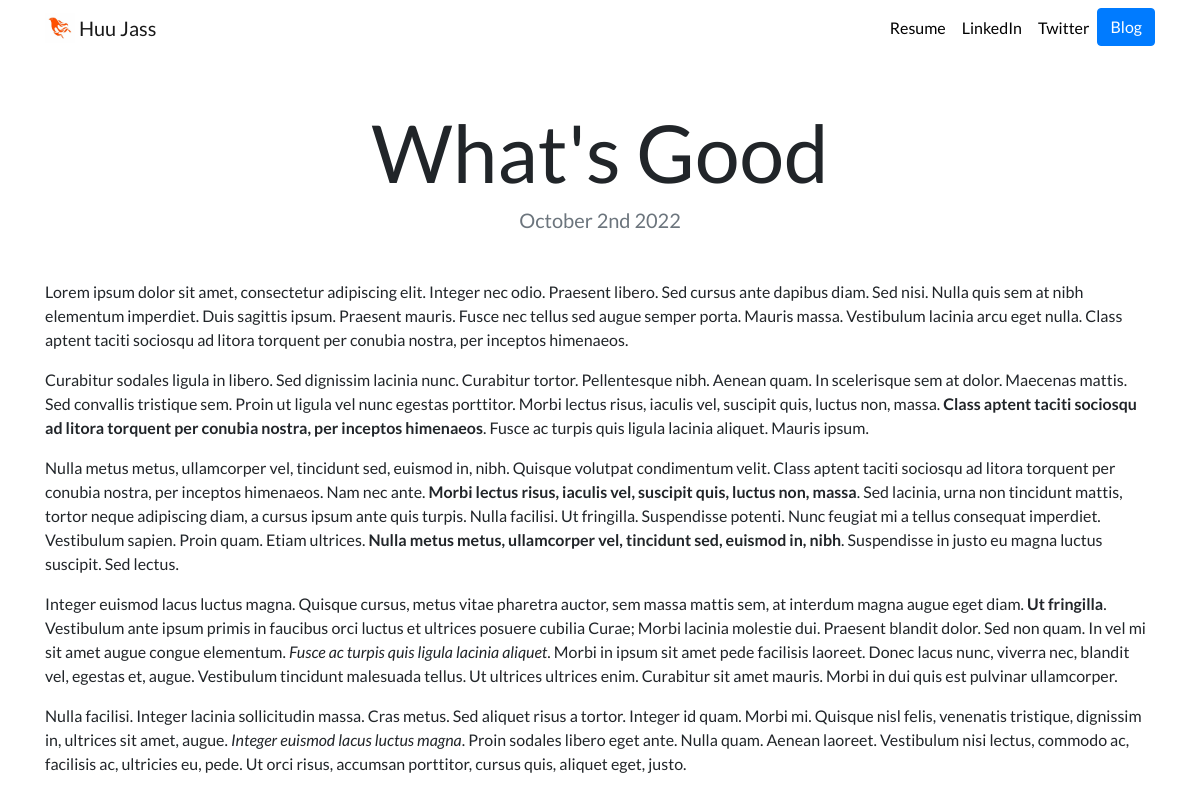
Page /blog/1/ on the committed database.
### blog/models.py (models this page shows, shortened)
class Blog(models.Model):
    title = models.CharField(max_length=200)
    description = models.TextField()
    date = models.DateField()

### blog/views.py (the view)
# urls.py: path('<int:blog_id>/', views.detail, name = 'detail'),
def detail(request, blog_id):
    blog = get_object_or_404(Blog, pk=blog_id )
    return render(request, 'blog/detail.html', {'blog':blog})

### blog/templates/blog/detail.html
{% extends "portfolio/base.html" %}
{% load static %}
{% block content %}
<h1 class="text-center mt-5" id="blogdetailtitle">{{ blog.title }}</h1>
<h5 class="text-center text-muted mb-5">{{ blog.date|date:'F jS Y' }}</h5>
{{ blog.description|safe }}
{% endblock %}

### portfolio/static/portfolio/custom.css (style rules this page uses)
body { font-family: 'Lato', sans-serif; }
@media (min-width: 992px) { #blogdetailtitle { font-size: 5rem; } }

### rows in the picture
Blog: title "What's Good", date "October 2nd 2022", description "Lorem ipsum dolor sit amet, consectetur adipiscing elit. Integer nec odio. Praesent libero. Sed cursus ante dapibus diam. Sed nisi. Nulla quis sem at nibh elementum imperdiet. Duis sagittis ipsum. Praesent mauris. Fusce nec tellus sed augue semper porta. Mauris massa. Vestibulum lacinia arcu eget nulla. Class aptent taciti sociosqu ad litora torquent per conubia nostra, per inceptos himenaeos. Curabitur sodales ligula in libero. Sed dignissim lacinia nunc. Curabitur tortor. Pellentesque nibh. Aenean quam. In scelerisque sem at dolor. Maecenas mattis. Sed convallis tristique sem. Proin ut ligula vel nunc egestas porttitor. Morbi lectus risus, iaculis vel, suscipit quis, luctus non, massa.…"
